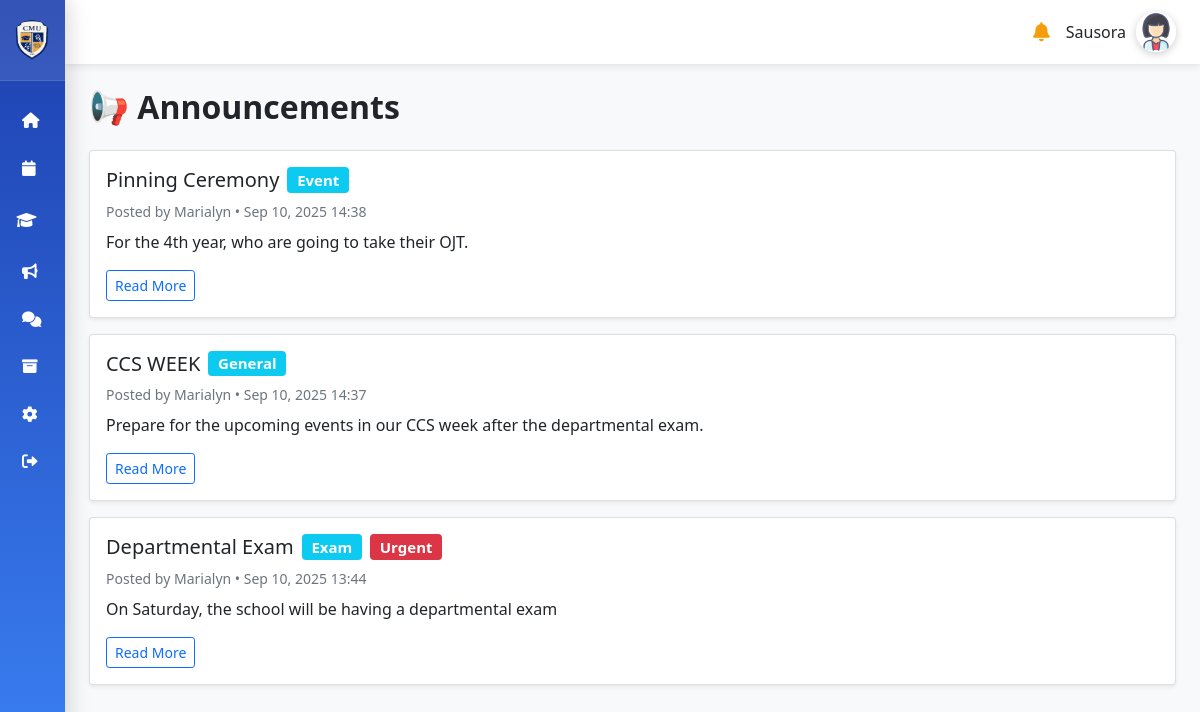
Screenshot of /students/announcements/ (signed in) with the database file from the repository.
### accounts/models.py (models this page shows, shortened)
class User(AbstractUser):
    ROLE_CHOICES = [
        ('student', 'Student'),
        ('teacher', 'Teacher'),
        ('parent', 'Parent'),
        ('admin', 'Admin'),
        ("school_admin", "School Admin"),
    ]
    role = models.CharField(
        max_length=20,
        choices=ROLE_CHOICES,
        blank=True,   # ✅ allow empty
        null=True     # ✅ allow NULL in DB
    )

### teachers/models.py (models this page shows, shortened)
class Announcement(models.Model):
    CATEGORY_CHOICES = [
        ('exam', 'Exams'),
        ('event', 'Events'),
        ('reminder', 'Reminders'),
        ('general', 'General'),
    ]
    PRIORITY_CHOICES = [
        ('normal', 'Normal'),
        ('high', 'Urgent'),
    ]
    title = models.CharField(max_length=200)
    content = models.TextField()
    category = models.CharField(max_length=20, choices=CATEGORY_CHOICES, default='general')
    priority = models.CharField(max_length=10, choices=PRIORITY_CHOICES, default='normal')
    date_posted = models.DateTimeField(auto_now_add=True)
    author = models.ForeignKey(settings.AUTH_USER_MODEL, on_delete=models.CASCADE)

### students/views.py (the view)
# urls.py: path("announcements/", views.student_announcements, name="student_announcements"),
@login_required
def student_announcements(request):
    announcements = Announcement.objects.all().order_by('-date_posted')
    return render(request, "students/announcements.html", {
        "announcements": announcements
    })

### students/templates/students/announcements.html (shortened to what this page needs)
{% load static %}
<!DOCTYPE html>
<html lang="en">
<head>
 <link rel="stylesheet" href="{% static 'teachers/dashboard.css' %}">
  <link href="https://cdn.jsdelivr.net/npm/bootstrap@5.3.3/dist/css/bootstrap.min.css" rel="stylesheet">
   <link rel="stylesheet" href="https://cdnjs.cloudflare.com/ajax/libs/font-awesome/6.4.0/css/all.min.css">
    <link href="https://cdn.jsdelivr.net/npm/bootstrap@5.1.3/dist/css/bootstrap.min.css" rel="stylesheet">
    <link href="https://cdnjs.cloudflare.com/ajax/libs/font-awesome/6.0.0/css/all.min.css" rel="stylesheet">
</head>
<body class="bg-light">
<div class="sidebar-hover-area" id="sidebarHoverArea"></div>
<div class="sidebar closed" id="sidebar">
    <div class="logo">
        <img src="{% static 'images/cmu.jpg' %}" alt="CMU Logo">
    </div>
    <nav class="nav-menu">
        <a href="{% url 'students:dashboard' %}" class="nav-item"><i class="fas fa-home"></i><span class="nav-label">Home</span></a>
        <a href="{% url 'students:calendar' %}" class="nav-item"><i class="fas fa-calendar"></i><span class="nav-label">Event Calendar</span></a>
       <div class="dropdown-container">
            <div class="teaching-header" id="teachingHeader">
                <div class="teaching-content">
                    <i class="fas fa-graduation-cap"></i>
                </div>
            </div>
        </div>
        <a href="{% url 'students:student_announcements' %}" class="nav-item"><i class="fas fa-bullhorn"></i><span class="nav-label">Announcement</span></a>
        <a href="{% url 'students:messages_inbox' %}" class="nav-item"><i class="fas fa-comments"></i><span class="nav-label">Messages</span></a>
        <a href="{% url 'students:archived_classes' %}" class="nav-item"><i class="fas fa-archive"></i><span class="nav-label">Archived Classes</span></a>
        <a href="#" class="nav-item"><i class="fas fa-cog"></i><span class="nav-label">Settings</span></a>
        <a href="{% url 'account_logout' %}" class="nav-item"><i class="fas fa-sign-out-alt"></i><span class="nav-label">Logout</span></a>
    </nav>
</div>
<div class="main-content">
    <header class="header">
        <div class="header-right">
            <i class="fas fa-bell notification-icon"></i>
            <div class="user-profile">
                <span>{{ user.first_name }}</span>
                <div class="user-avatar">
                    {% if user.profile_picture %}
                        <img src="{{ user.profile_picture.url }}" alt="User Avatar">
                    {% else %}
                        <img src="{% static 'images/user.jpg' %}" alt="User Avatar">
                    {% endif %}
                </div>
            </div>
        </div>
    </header>
<div class="container mt-4">
  <h2 class="fw-bold mb-4">📢 Announcements</h2>
  <div class="row">
    <div class="col-md-12">
      {% for announcement in announcements %}
      <div class="card announcement-card shadow-sm mb-3">
        <div class="card-body">
          <h5 class="card-title d-flex align-items-center">
            {{ announcement.title }}
            <span class="badge bg-info ms-2">{{ announcement.category|title }}</span>
            {% if announcement.priority == "high" %}
            <span class="badge bg-danger ms-2">Urgent</span>
            {% endif %}
          </h5>
          <p class="text-muted small mb-2">
            Posted by {{ announcement.author.get_full_name|default:announcement.author.username }}
            • {{ announcement.date_posted|date:"M d, Y H:i" }}
          </p>
          <p class="card-text">{{ announcement.content|truncatewords:25 }}</p>
          <a href="{% url 'teachers:announcement_detail' announcement.id %}" class="btn btn-sm btn-outline-primary">
            Read More
          </a>
        </div>
      </div>
      {% empty %}
      <div class="alert alert-info">No announcements available.</div>
      {% endfor %}
    </div>
  </div>
</div>
</div>
</body>
</html>

### static/teachers/dashboard.css (style rules this page uses)
* { margin: 0; padding: 0; box-sizing: border-box; }
body { font-family: 'Segoe UI', Arial, sans-serif; background: #f5f7fa; display: flex; height: 100vh; overflow-x: hidden; }
.sidebar { width: 350px; background: linear-gradient(180deg, #1e40af 0%, #3b82f6 100%); box-shadow: 4px 0 20px rgba(0,0,0,0.15); display: flex; flex-direction: column; transition: transform 0.3s ease; z-index: 1000; }
.logo { display: flex; align-items: center; padding: 20px; border-bottom: 1px solid rgba(255,255,255,0.1); background: rgba(255,255,255,0.1); }
.logo img { width: 40px; height: 40px; margin-right: 12px; border-radius: 50%; }
.nav-menu { flex: 1; padding: 16px 0; }
.nav-item { display: flex; align-items: center; padding: 16px 24px; color: rgba(255,255,255,0.85); text-decoration: none; transition: all 0.3s ease; font-size: 0.95rem; font-weight: 500; }
.nav-item i { margin-right: 20px; color:white; }
.main-content { flex: 1; display: flex; flex-direction: column; }
.header { background: #fff; padding: 12px 24px; box-shadow: 0 2px 8px rgba(0,0,0,0.1); display: flex; justify-content: space-between; align-items: center; }
.header-right { display: flex; align-items: center; gap: 16px; }
.notification-icon { color: #f59e0b; font-size: 1.2rem; cursor: pointer; }
.user-profile { display: flex; align-items: center; gap: 10px; }
.user-avatar { width: 40px; height: 40px; border-radius: 50%; overflow: hidden; box-shadow: 0 2px 8px rgba(0,0,0,0.2); }
.user-avatar img { width: 100%; height: 100%; object-fit: cover; }
.btn { padding: 12px 24px; border: none; border-radius: 8px; font-size: 1rem; font-weight: 600; cursor: pointer; transition: all 0.2s; }

### students/templates/students/announcements.html (style rules this page uses)
.sidebar { width: 280px; background: linear-gradient(180deg, #1e40af, #3b82f6); color: #fff; height: 100vh; position: fixed; left: 0; top: 0; z-index: 1000; display: flex; flex-direction: column; transition: width 0.28s cubic-bezier(.4,2,.7,.9); overflow: hidden; }
.sidebar.closed { width: 65px; }
.sidebar .logo { display: flex; align-items: center; padding: 20px; border-bottom: 1px solid rgba(255,255,255,0.1); background: rgba(255,255,255,0.1); transition: padding .3s; }
.sidebar.closed .logo { padding: 20px 12px; }
.logo img { width: 40px; height: 40px; border-radius: 50%; margin-right: 12px; transition: margin 0.3s; }
.sidebar.closed .logo img { margin-right: 0; }
.nav-menu { flex: 1; padding: 16px 0; }
.nav-item { display: flex; align-items: center; padding: 16px 24px; color: white; text-decoration: none; transition: all 0.22s; font-size: 0.97rem; font-weight: 500; white-space: nowrap; }
.nav-item i { margin-right: 15px; color: white; min-width: 21px; }
.sidebar.closed .nav-item { justify-content: center; padding: 16px 0; }
.sidebar.closed .nav-item i { margin-right: 0; }
.dropdown-container { position: relative; }
.sidebar.closed .dropdown-container .teaching-header { justify-content: center; }
.teaching-header { display: flex; align-items: center; justify-content: space-between; padding: 12px 16px; cursor: pointer; transition: all 0.3s ease; }
.teaching-content { display: flex; align-items: center; color: white; }
.teaching-content i { width: 32px; height: 32px; border-radius: 50%; margin-right: 12px; display: flex; align-items: center; justify-content: center; font-size: 16px; color: white; }
.sidebar-hover-area { position: fixed; left: 0; top: 0; width: 22px; height: 100vh; z-index: 1050; background: transparent; }
.main-content { margin-left: 280px; transition: margin-left 0.28s cubic-bezier(.4,2,.7,.9); }
.sidebar.closed ~ .main-content { margin-left: 65px; }

### rows the page displays
User: first_name "Sausora"
Announcement: title "Pinning Ceremony", category "Event", author.get_full_name "Marialyn", date_posted "Sep 10, 2025 14:38", content "For the 4th year, who are going to take their OJT."
Announcement: title "CCS WEEK", category "General", author.get_full_name "Marialyn", date_posted "Sep 10, 2025 14:37", content "Prepare for the upcoming events in our CCS week after the departmental exam."
Announcement: title "Departmental Exam", category "Exam", priority "Urgent", author.get_full_name "Marialyn", date_posted "Sep 10, 2025 13:44", content "On Saturday, the school will be having a departmental exam"
